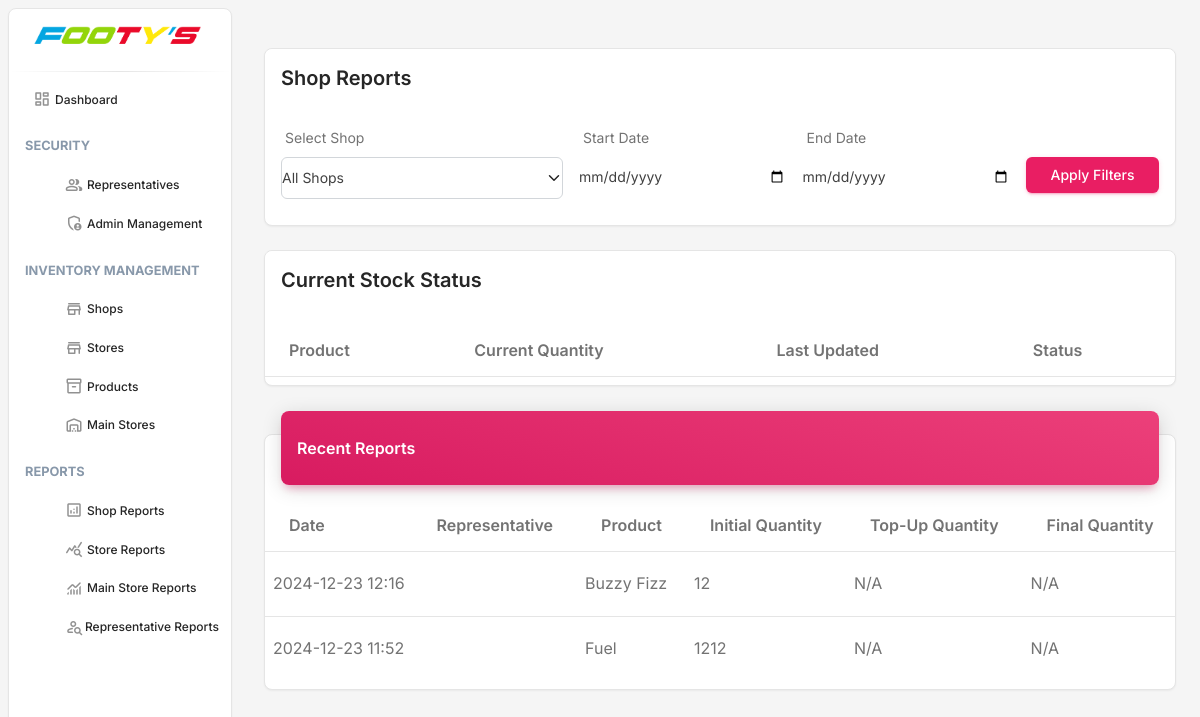
/track-n-trace/admin/reports/shops/ (signed in), run on the app's committed database.
### reptrack_trace/models.py (models this page shows, shortened)
class Report(models.Model):
    STATUS_CHOICES = [
        ('draft', 'Draft'),
        ('submitted', 'Submitted')
    ]
    id = models.UUIDField(primary_key=True, default=uuid.uuid4, editable=False)
    representative = models.ForeignKey(User, on_delete=models.CASCADE)
    shop = models.ForeignKey(Shop, on_delete=models.CASCADE)
    product = models.ForeignKey(Product, on_delete=models.CASCADE)
    shop_current_quantity = models.IntegerField()
    needs_topup = models.BooleanField()
    desired_quantity = models.IntegerField(null=True, blank=True)
    topup_quantity = models.IntegerField(null=True, blank=True)
    shop_photo = models.ImageField(upload_to='shop_photos/')
    shop_comments = models.TextField(blank=True)
    shop_store_manager_confirmed = models.BooleanField(default=False)
    shop_store_current_quantity = models.IntegerField(null=True, blank=True)
    shop_store_has_sufficient_stock = models.BooleanField(null=True)
    quantity_taken_from_shop_store = models.IntegerField(null=True, blank=True)
    remaining_shop_store_quantity = models.IntegerField(null=True, blank=True)
    shop_store_photo = models.ImageField(upload_to='shop_store_photos/', null=True, blank=True)
    shop_store_comments = models.TextField(blank=True)
    store = models.ForeignKey(Store, on_delete=models.CASCADE, null=True, blank=True)
    store_current_quantity = models.IntegerField(null=True, blank=True)
    quantity_taken_from_store = models.IntegerField(null=True, blank=True)
    remaining_store_quantity = models.IntegerField(null=True, blank=True)
    store_photo = models.ImageField(upload_to='store_photos/', null=True, blank=True)
    store_comments = models.TextField(blank=True)
    main_store = models.ForeignKey(MainStore, on_delete=models.CASCADE, null=True, blank=True)
    main_store_quantity = models.IntegerField(null=True, blank=True)
    quantity_taken_from_main_store = models.IntegerField(null=True, blank=True)
    remaining_main_store_quantity = models.IntegerField(null=True, blank=True)
    main_store_photo = models.ImageField(upload_to='main_store_photos/', null=True, blank=True)
    main_store_comments = models.TextField(blank=True)
    quantity_taken_from_main = models.IntegerField(null=True, blank=True)
    final_shop_quantity = models.IntegerField(null=True, blank=True)
    final_store_quantity = models.IntegerField(null=True, blank=True)
    status = models.CharField(max_length=20, choices=STATUS_CHOICES, default='draft')
    created_at = models.DateTimeField(auto_now_add=True)
    updated_at = models.DateTimeField(auto_now=True)
    submitted_at = models.DateTimeField(null=True, blank=True)
    class Meta:
        ordering = ['-created_at']

class Product(models.Model):
    name = models.CharField(max_length=255, unique=True)
    description = models.TextField(blank=True)
    created_at = models.DateTimeField(auto_now_add=True)
    updated_at = models.DateTimeField(auto_now=True)

### reptrack_trace/views.py (the view)
# urls.py: path('admin/reports/shops/', views.ShopReportsView.as_view(), name='shop-reports'),
class ShopReportsView(LoginRequiredMixin, UserPassesTestMixin, TemplateView):
    template_name = 'admin/shop_reports.html'
    def test_func(self):
        return self.request.user.role == User.ADMIN
    def get_context_data(self, **kwargs):
        context = super().get_context_data(**kwargs)
        start_date = self.request.GET.get('start_date')
        end_date = self.request.GET.get('end_date')
        shop_id = self.request.GET.get('shop')
        reports = Report.objects.filter(status='submitted')
        if start_date and end_date:
            reports = reports.filter(
                created_at__range=[start_date, end_date]
            )
        if shop_id:
            reports = reports.filter(shop_id=shop_id)
        context.update({
            'reports': reports,
            'shops': Shop.objects.all(),
            'start_date': start_date,
            'end_date': end_date,
            'selected_shop': shop_id
        })
        return context

### core/templates/admin/shop_reports.html (shortened to what this page needs)
{% extends 'admin/base_admin.html' %}
{% block content %}
<div class="container-fluid py-4">
    <div class="row mb-4">
        <div class="col-12">
            <div class="card">
                <div class="card-header p-3">
                    <h5 class="mb-0">Shop Reports</h5>
                </div>
                <div class="card-body">
                    <form method="get" class="row g-3">
                        <div class="col-md-4">
                            <label class="form-label">Select Shop</label>
                            <select name="shop" class="form-select">
                                <option value="">All Shops</option>
                            </select>
                        </div>
                        <div class="col-md-3">
                            <label class="form-label">Start Date</label>
                            <input type="date" name="start_date" class="form-control" value="{{ start_date }}">
                        </div>
                        <div class="col-md-3">
                            <label class="form-label">End Date</label>
                            <input type="date" name="end_date" class="form-control" value="{{ end_date }}">
                        </div>
                        <div class="col-md-2">
                            <label class="form-label">&nbsp;</label>
                            <button type="submit" class="btn btn-primary d-block w-100">Apply Filters</button>
                        </div>
                    </form>
                </div>
            </div>
        </div>
    </div>
    <div class="row mb-4">
        <div class="col-12">
            <div class="card">
                <div class="card-header p-3">
                    <h5 class="mb-0">Current Stock Status</h5>
                </div>
                <div class="card-body px-0 pb-2">
                    <div class="table-responsive p-0">
                        <table class="table align-items-center mb-0">
                            <thead>
                                <tr>
                                    <th>Product</th>
                                    <th>Current Quantity</th>
                                    <th>Last Updated</th>
                                    <th>Status</th>
                                </tr>
                            </thead>
                        </table>
                    </div>
                </div>
            </div>
        </div>
    </div>
    <div class="row">
        <div class="col-12">
            <div class="card my-4">
                <div class="card-header p-0 position-relative mt-n4 mx-3 z-index-2">
                    <div class="bg-gradient-primary shadow-primary border-radius-lg pt-4 pb-3">
                        <h6 class="text-white text-capitalize ps-3">Recent Reports</h6>
                    </div>
                </div>
                <div class="card-body px-0 pb-2">
                    <div class="table-responsive p-0">
                        <table class="table align-items-center mb-0">
                            <thead>
                                <tr>
                                    <th>Date</th>
                                    <th>Representative</th>
                                    <th>Product</th>
                                    <th>Initial Quantity</th>
                                    <th>Top-up Quantity</th>
                                    <th>Final Quantity</th>
                                </tr>
                            </thead>
                            <tbody>
                                {% for report in reports %}
                                <tr>
                                    <td>{{ report.created_at|date:"Y-m-d H:i" }}</td>
                                    <td>{{ report.representative.get_full_name }}</td>
                                    <td>{{ report.product.name }}</td>
                                    <td>{{ report.shop_current_quantity }}</td>
                                    <td>{{ report.topup_quantity|default:"N/A" }}</td>
                                    <td>{{ report.final_shop_quantity|default:"N/A" }}</td>
                                </tr>
                                {% endfor %}
                            </tbody>
                        </table>
                    </div>
                </div>
            </div>
        </div>
    </div>
</div>
{% endblock %}

### data on the page
Report: created_at "2024-12-23 12:16", product.name "Buzzy Fizz", shop_current_quantity "12", topup_quantity "N/A", final_shop_quantity "N/A"
Report: created_at "2024-12-23 11:52", product.name "Fuel", shop_current_quantity "1212", topup_quantity "N/A", final_shop_quantity "N/A"
